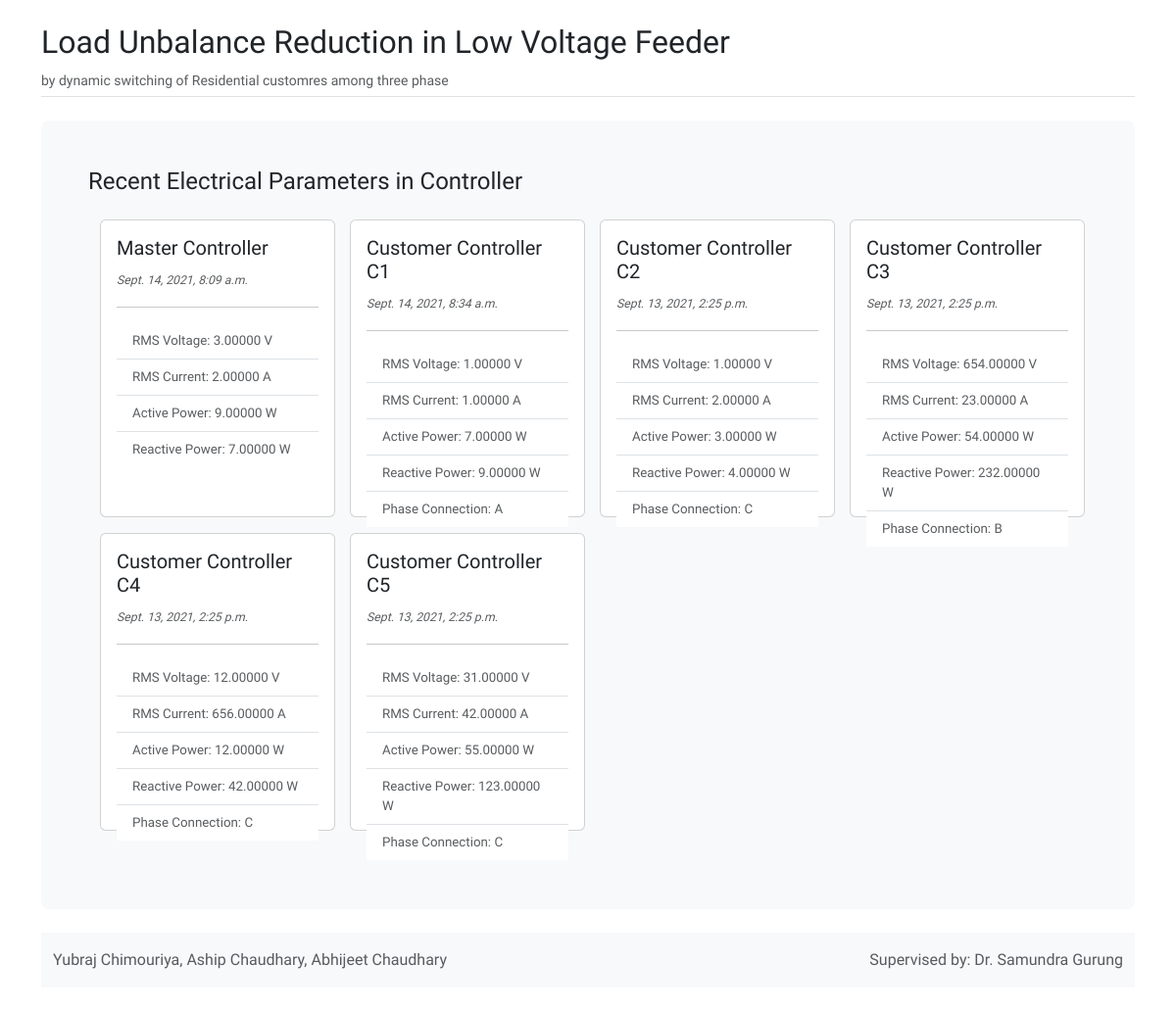
The page / on the database its author committed.
### controller/models.py (models this page shows, shortened)
class ElectricalParameters(models.Model):
    rms_voltage = models.DecimalField(max_digits=10, decimal_places=5)
    rms_current = models.DecimalField(max_digits=10, decimal_places=5)
    active_power = models.DecimalField(max_digits=10, decimal_places=5)
    reactive_power = models.DecimalField(max_digits=10, decimal_places=5)
    phase_connection = models.CharField(max_length=1, blank=True)
    controller = models.ForeignKey(Controller, on_delete=models.CASCADE, related_name='parameters')
    created = models.DateTimeField(auto_now_add=True)
    updated = models.DateTimeField(auto_now=True)
    class Meta:
        ordering = ('controller','-created',)

class Controller(models.Model):
    name = models.CharField(db_index=True, max_length=200)
    created = models.DateTimeField(auto_now_add=True)
    updated = models.DateTimeField(auto_now=True)
    class Meta:
        ordering = ('created',)

### base/views.py (the view)
# urls.py: path('', views.home_page, name='home'),
def home_page(request):
    controller = C.objects.all()
    parameters = []
    for p in controller:
        if E.objects.filter(controller=p).exists():
            parameters.append(E.objects.filter(controller=p).order_by('-created')[0])
    return render(request,
                'base/home.html',
                {'parameters': parameters,})

### base/templates/base/home.html
{% extends 'base/base.html' %}
{% load static %}
{% block content %}
    <h4>Recent Electrical Parameters in Controller</h4>
    <div class="container-fluid py-3">
        <div class="row">
            {% for parameter in parameters %}
                <div class="col-3 mb-3">
                    <a href=" {% url 'controller:controller_detail' parameter.controller.id %}" class="text-decoration-none text-dark" title="Click to view {{ parameter.controller.name }}'s recent parameters">
                        <div class="card" style="width: 15rem; height:19rem;">
                            <div class="card-body">
                                <h5 class="card-title">
                                    {{ parameter.controller.name }}
                                </h5>
                                <small class="text-muted"><small><i>{{ parameter.created }}</i></small></small>
                                <hr>
                                <ul class="list-group list-group-flush" style="font-size: smaller;">
                                    <li class="list-group-item text-muted">RMS Voltage: {{ parameter.rms_voltage }} V</li>
                                    <li class="list-group-item text-muted">RMS Current: {{ parameter.rms_current }} A</li>
                                    <li class="list-group-item text-muted">Active Power: {{ parameter.active_power }} W</li>
                                    <li class="list-group-item text-muted">Reactive Power: {{ parameter.reactive_power }} W</li>
                                    {% if parameter.phase_connection %}
                                        <li class="list-group-item text-muted">Phase Connection: {{ parameter.phase_connection}}</li>
                                    {% endif %}
                                </ul>
                            </div>
                        </div>
                    </a>
                </div>
            {% endfor %}
        </div>
    </div>
{% endblock %}

### base/static/base/css/base.css (style rules this page uses)
* { margin: 0; padding: 0; box-sizing: border-box; }
body { font-family: Fjalla One; }

### rows shown on the page
ElectricalParameters: controller.name "Master Controller", created "Sept. 14, 2021, 8:09 a.m.", rms_voltage "3.00000", rms_current "2.00000", active_power "9.00000", reactive_power "7.00000"
ElectricalParameters: controller.name "Customer Controller C1", created "Sept. 14, 2021, 8:34 a.m.", rms_voltage "1.00000", rms_current "1.00000", active_power "7.00000", reactive_power "9.00000", phase_connection "A"
ElectricalParameters: controller.name "Customer Controller C2", created "Sept. 13, 2021, 2:25 p.m.", rms_voltage "1.00000", rms_current "2.00000", active_power "3.00000", reactive_power "4.00000", phase_connection "C"
ElectricalParameters: controller.name "Customer Controller C3", created "Sept. 13, 2021, 2:25 p.m.", rms_voltage "654.00000", rms_current "23.00000", active_power "54.00000", reactive_power "232.00000", phase_connection "B"
ElectricalParameters: controller.name "Customer Controller C4", created "Sept. 13, 2021, 2:25 p.m.", rms_voltage "12.00000", rms_current "656.00000", active_power "12.00000", reactive_power "42.00000", phase_connection "C"
ElectricalParameters: controller.name "Customer Controller C5", created "Sept. 13, 2021, 2:25 p.m.", rms_voltage "31.00000", rms_current "42.00000", active_power "55.00000", reactive_power "123.00000", phase_connection "C"
